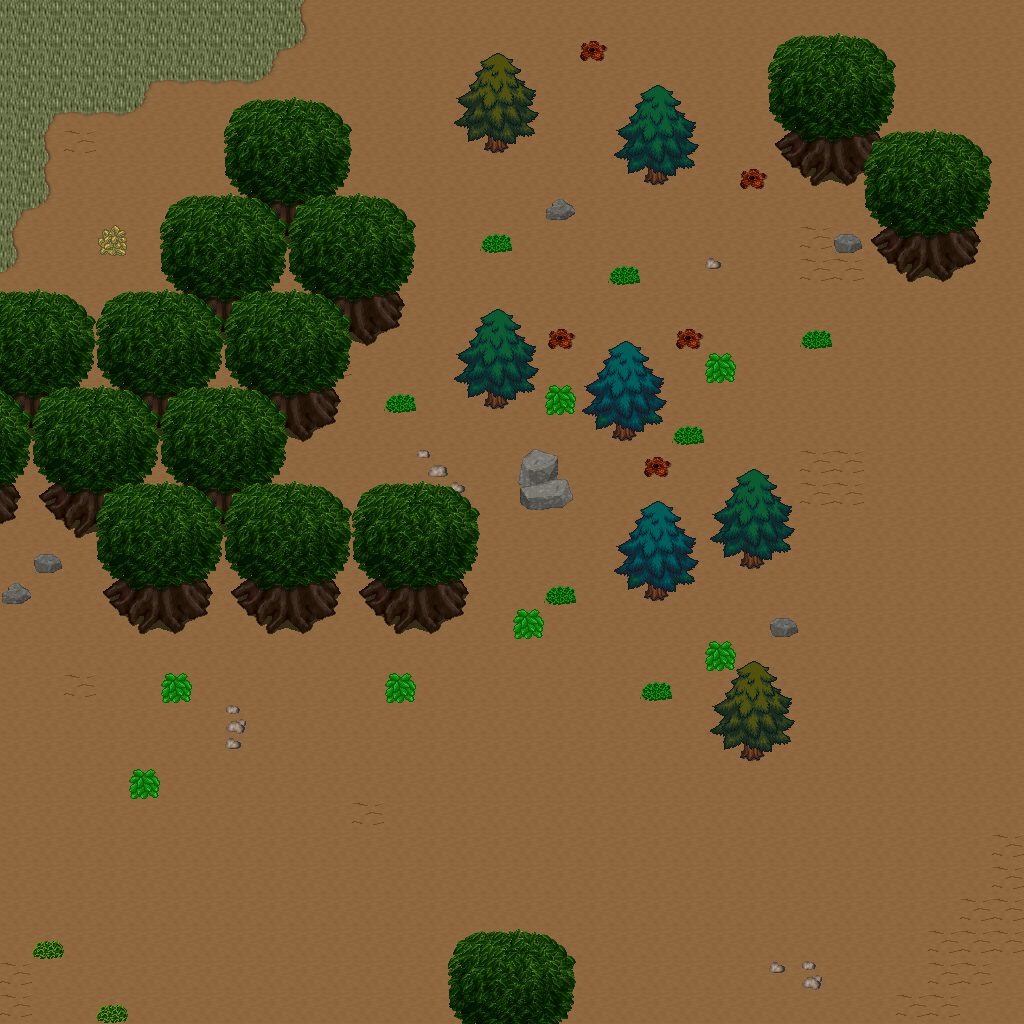

A level layout from a 2D game, rendered from its tile map. Below: a short description, then the map file with tile-grid data replaced by summaries:
An orthogonal 32x32 tile map with 32x32 px tiles, 5 tile layers (Ground, Objects, Objects2, Above, ...), 1 hidden layer not drawn, 25 tilesets.

<map version="1.10" tiledversion="1.11.0" orientation="orthogonal" renderorder="right-down" width="32" height="32" tilewidth="32" tileheight="32" infinite="0" nextlayerid="11" nextobjectid="1">
 <tileset firstgid="1" name="ground_ground" tilewidth="32" tileheight="32" tilecount="33" columns="3">
  <image source="../drawable/ground_ground.png" width="96" height="352" />
 </tileset>
 <tileset firstgid="34" name="ground_grass_edges" tilewidth="32" tileheight="32" tilecount="36" columns="12">
  <image source="../drawable/ground_grass_edges.png" width="384" height="96" />
 </tileset>
 <tileset firstgid="70" name="ground_ridge_earth_dark" tilewidth="32" tileheight="32" tilecount="96" columns="12">
  <image source="../drawable/ground_ridge_earth_dark.png" width="384" height="256" />
 </tileset>
 <tileset firstgid="166" name="plant_flower_daisy_white" tilewidth="32" tileheight="32" tilecount="8" columns="2">
  <image source="../drawable/plant_flower_daisy_white.png" width="64" height="128" />
 </tileset>
 <tileset firstgid="174" name="plant_grasses" tilewidth="32" tileheight="32" tilecount="6" columns="3">
  <image source="../drawable/plant_grasses.png" width="96" height="64" />
 </tileset>
 <tileset firstgid="180" name="ground_rock_pebbles" tilewidth="32" tileheight="32" tilecount="3" columns="1">
  <image source="../drawable/ground_rock_pebbles.png" width="32" height="96" />
 </tileset>
 <tileset firstgid="183" name="plant_flower_daisy_blue" tilewidth="32" tileheight="32" tilecount="8" columns="2">
  <image source="../drawable/plant_flower_daisy_blue.png" width="64" height="128" />
 </tileset>
 <tileset firstgid="191" name="ground_ladder_vertical_dark" tilewidth="32" tileheight="32" tilecount="3" columns="3">
  <image source="../drawable/ground_ladder_vertical_dark.png" width="96" height="32" />
 </tileset>
 <tileset firstgid="194" name="item_corpse_huge_animal" tilewidth="32" tileheight="32" tilecount="16" columns="2">
  <image source="../drawable/item_corpse_huge_animal.png" width="64" height="256" />
 </tileset>
 <tileset firstgid="210" name="ground_ladder_steps" tilewidth="32" tileheight="32" tilecount="6" columns="3">
  <image source="../drawable/ground_ladder_steps.png" width="96" height="64" />
 </tileset>
 <tileset firstgid="216" name="logic_creature_rodent" tilewidth="32" tileheight="32" tilecount="8" columns="8">
  <image source="../drawable/logic_creature_rodent.png" width="256" height="32" />
 </tileset>
 <tileset firstgid="224" name="logic_creature_animal" tilewidth="32" tileheight="32" tilecount="32" columns="8">
  <image source="../drawable/logic_creature_animal.png" width="256" height="128" />
 </tileset>
 <tileset firstgid="256" name="logic_portal" tilewidth="32" tileheight="32" tilecount="24" columns="8">
  <image source="../drawable/logic_portal.png" width="256" height="96" />
 </tileset>
 <tileset firstgid="280" name="logic_creature_orc" tilewidth="32" tileheight="32" tilecount="6" columns="6">
  <image source="../drawable/logic_creature_orc.png" width="192" height="32" />
 </tileset>
 <tileset firstgid="286" name="logic_collision" tilewidth="32" tileheight="32" tilecount="1" columns="1">
  <image source="../drawable/logic_collision.png" width="32" height="32" />
 </tileset>
 <tileset firstgid="287" name="ground_green_paving" tilewidth="32" tileheight="32" tilecount="18" columns="3">
  <image source="../drawable/ground_green_paving.png" width="96" height="192" />
 </tileset>
 <tileset firstgid="305" name="logic_protection" tilewidth="32" tileheight="32" tilecount="2" columns="2">
  <image source="../drawable/logic_protection.png" width="64" height="32" />
 </tileset>
 <tileset firstgid="307" name="ground_earth_edges" tilewidth="32" tileheight="32" tilecount="18" columns="6">
  <image source="../drawable/ground_earth_edges.png" width="192" height="96" />
 </tileset>
 <tileset firstgid="325" name="ground_grass_corners" tilewidth="32" tileheight="32" tilecount="24" columns="6">
  <image source="../drawable/ground_grass_corners.png" width="192" height="128" />
 </tileset>
 <tileset firstgid="349" name="plant_tree_tree_darkgreen" tilewidth="32" tileheight="32" tilecount="88" columns="8">
  <image source="../drawable/plant_tree_tree_darkgreen.png" width="256" height="352" />
 </tileset>
 <tileset firstgid="437" name="plant_tree_evergreen" tilewidth="32" tileheight="32" tilecount="36" columns="3">
  <image source="../drawable/plant_tree_evergreen.png" width="96" height="384" />
 </tileset>
 <tileset firstgid="473" name="building_decoration_rocks" tilewidth="32" tileheight="32" tilecount="6" columns="3">
  <image source="../drawable/building_decoration_rocks.png" width="96" height="64" />
 </tileset>
 <tileset firstgid="479" name="plant_bush_bushes" tilewidth="32" tileheight="32" tilecount="10" columns="5">
  <image source="../drawable/plant_bush_bushes.png" width="160" height="64" />
 </tileset>
 <tileset firstgid="489" name="plant_bush_various_small" tilewidth="32" tileheight="32" tilecount="9" columns="3">
  <image source="../drawable/plant_bush_various_small.png" width="96" height="96" />
 </tileset>
 <tileset firstgid="498" name="ground_dry_grass" tilewidth="32" tileheight="32" tilecount="54" columns="9">
  <image source="../drawable/ground_dry_grass.png" width="288" height="192" />
 </tileset>
 <layer id="1" name="Ground" width="32" height="32">
  <data>[1024 cells, 1024 non-empty, 2 distinct tile ids]</data>
 </layer>
 <layer id="2" name="Objects" width="32" height="32">
  <data>[1024 cells, 160 non-empty, 24 distinct tile ids]</data>
 </layer>
 <layer id="3" name="Objects2" width="32" height="32">
  <data>[1024 cells, 6 non-empty, 2 distinct tile ids]</data>
 </layer>
 <layer id="4" name="Above" width="32" height="32">
  <data>[1024 cells, 226 non-empty, 44 distinct tile ids]</data>
 </layer>
 <layer id="5" name="Above2" width="32" height="32">
  <data>[1024 cells, 40 non-empty, 4 distinct tile ids]</data>
 </layer>
 <layer id="6" name="Walkable" width="32" height="32" visible="0">
  <data>[1024 cells, 105 non-empty, 1 distinct tile ids]</data>
 </layer>
 <objectgroup id="7" name="Mapevents" />
 <objectgroup id="8" name="Spawn" />
 <objectgroup id="9" name="Keys" />
 <objectgroup id="10" name="Replace" />
</map>
